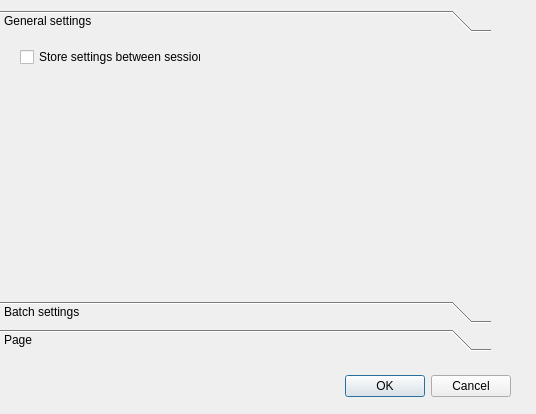
<ui version="4.0" >
 <class>Dialog</class>
 <widget class="QDialog" name="Dialog" >
  <property name="geometry" >
   <rect>
    <x>0</x>
    <y>0</y>
    <width>536</width>
    <height>414</height>
   </rect>
  </property>
  <property name="windowTitle" >
   <string>Dialog</string>
  </property>
  <widget class="QDialogButtonBox" name="buttonBox" >
   <property name="geometry" >
    <rect>
     <x>170</x>
     <y>370</y>
     <width>341</width>
     <height>32</height>
    </rect>
   </property>
   <property name="orientation" >
    <enum>Qt::Horizontal</enum>
   </property>
   <property name="standardButtons" >
    <set>QDialogButtonBox::Cancel|QDialogButtonBox::NoButton|QDialogButtonBox::Ok</set>
   </property>
  </widget>
  <widget class="QToolBox" name="toolBox" >
   <property name="geometry" >
    <rect>
     <x>0</x>
     <y>10</y>
     <width>491</width>
     <height>341</height>
    </rect>
   </property>
   <property name="frameShape" >
    <enum>QFrame::NoFrame</enum>
   </property>
   <property name="frameShadow" >
    <enum>QFrame::Plain</enum>
   </property>
   <property name="currentIndex" >
    <number>0</number>
   </property>
   <widget class="QWidget" name="general" >
    <property name="geometry" >
     <rect>
      <x>0</x>
      <y>0</y>
      <width>473</width>
      <height>239</height>
     </rect>
    </property>
    <attribute name="label" >
     <string>General settings</string>
    </attribute>
    <widget class="QCheckBox" name="checkBox_2" >
     <property name="geometry" >
      <rect>
       <x>20</x>
       <y>10</y>
       <width>181</width>
       <height>18</height>
      </rect>
     </property>
     <property name="text" >
      <string>Store settings between sessions</string>
     </property>
    </widget>
   </widget>
   <widget class="QWidget" name="batch" >
    <property name="geometry" >
     <rect>
      <x>0</x>
      <y>0</y>
      <width>473</width>
      <height>239</height>
     </rect>
    </property>
    <attribute name="label" >
     <string>Batch settings</string>
    </attribute>
    <layout class="QGridLayout" >
     <item row="1" column="0" >
      <widget class="QLabel" name="label" >
       <property name="text" >
        <string>Show progress graphiclly when in batch mode</string>
       </property>
      </widget>
     </item>
     <item row="1" column="1" >
      <widget class="QCheckBox" name="checkBox" >
       <property name="text" >
        <string>CheckBox</string>
       </property>
      </widget>
     </item>
    </layout>
   </widget>
   <widget class="QWidget" name="page_3" >
    <attribute name="label" >
     <string>Page</string>
    </attribute>
   </widget>
  </widget>
 </widget>
 <resources>
  <include location="../icons/sources.qrc" />
 </resources>
 <connections>
  <connection>
   <sender>buttonBox</sender>
   <signal>accepted()</signal>
   <receiver>Dialog</receiver>
   <slot>accept()</slot>
   <hints>
    <hint type="sourcelabel" >
     <x>248</x>
     <y>254</y>
    </hint>
    <hint type="destinationlabel" >
     <x>157</x>
     <y>274</y>
    </hint>
   </hints>
  </connection>
  <connection>
   <sender>buttonBox</sender>
   <signal>rejected()</signal>
   <receiver>Dialog</receiver>
   <slot>reject()</slot>
   <hints>
    <hint type="sourcelabel" >
     <x>316</x>
     <y>260</y>
    </hint>
    <hint type="destinationlabel" >
     <x>286</x>
     <y>274</y>
    </hint>
   </hints>
  </connection>
 </connections>
</ui>
